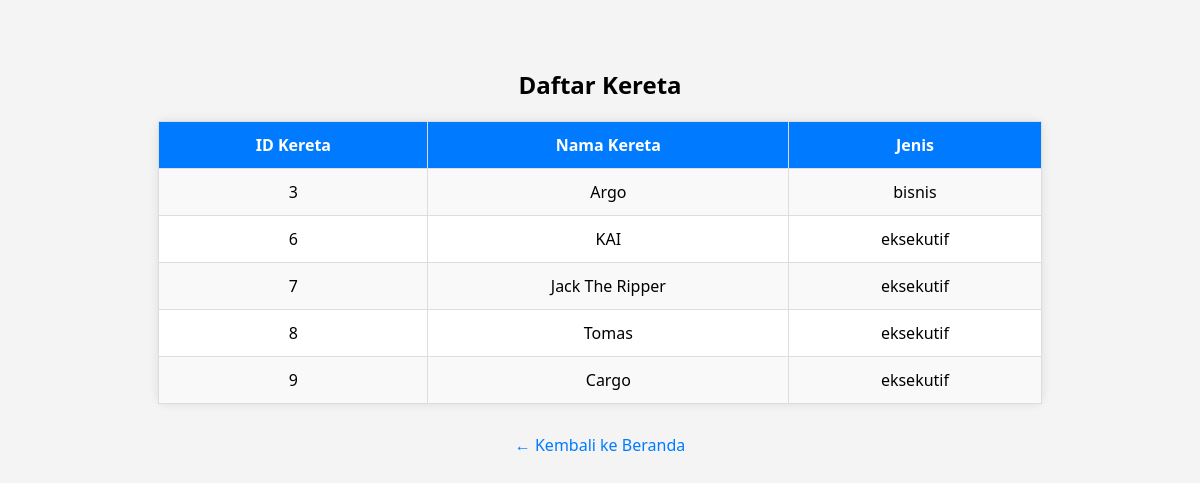
/lihat_kereta.php, run on the app's committed database.
### tables this page shows
CREATE TABLE `kereta` (
  `id_kereta` int NOT NULL,
  `nama_kereta` varchar(100) NOT NULL,
  `jenis` enum('bisnis','ekonomi','eksekutif') NOT NULL,
  `kapasitas` int NOT NULL
);

### lihat_kereta.php (the view, shortened to what this page needs)
<?php
include "koneksi.php";
$query = "SELECT * FROM kereta";
$result = mysqli_query($conn, $query);
?>
<!DOCTYPE html>
<html lang="id">
<head>
</head>
<body>
<h2>Daftar Kereta</h2>
<table>
    <tr>
        <th>ID Kereta</th>
        <th>Nama Kereta</th>
        <th>Jenis</th>
    </tr>
    <?php while ($row = mysqli_fetch_assoc($result)) { ?>
        <tr>
            <td><?= $row['id_kereta']; ?></td>
            <td><?= $row['nama_kereta']; ?></td>
            <td><?= $row['jenis']; ?></td>
        </tr>
    <?php } ?>
</table>
<div class="back-link">
    <a href="user_dashboard.php">← Kembali ke Beranda</a>
</div>
</body>
</html>

### lihat_kereta.php (style rules this page uses)
body { font-family: 'Segoe UI', sans-serif; background-color: #f4f4f4; padding: 40px; }
h2 { text-align: center; margin-bottom: 20px; }
table { width: 80%; margin: auto; border-collapse: collapse; background-color: white; border-radius: 8px; box-shadow: 0 0 10px rgba(0,0,0,0.1); }
th, td { padding: 12px 20px; border: 1px solid #ddd; text-align: center; }
th { background-color: #007BFF; color: white; }
tr:nth-child(even) { background-color: #f9f9f9; }
.back-link { display: block; text-align: center; margin-top: 30px; }
.back-link a { text-decoration: none; color: #007BFF; }

### data on the page
kereta: id_kereta "3", nama_kereta "Argo", jenis "bisnis"
kereta: id_kereta "6", nama_kereta "KAI", jenis "eksekutif"
kereta: id_kereta "7", nama_kereta "Jack The Ripper", jenis "eksekutif"
kereta: id_kereta "8", nama_kereta "Tomas", jenis "eksekutif"
kereta: id_kereta "9", nama_kereta "Cargo", jenis "eksekutif"
